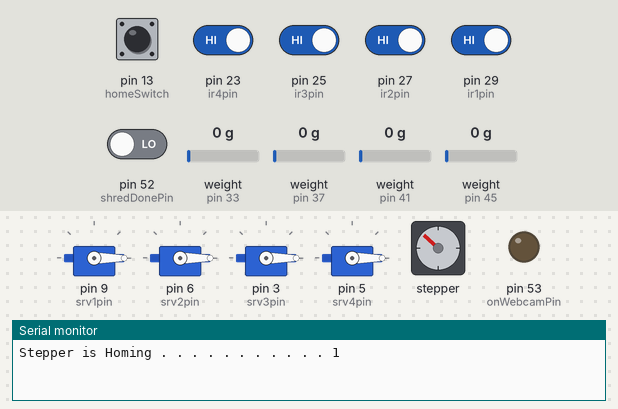
This sketch was run on a simulated Arduino Mega 2560, built with avr-gcc and run on an emulated ATmega2560. On the bench: 4 × servo, stepper motor, output pins drawn as LEDs (lit = HIGH), the last lines printed to the serial monitor. The test bench sets the inputs (shaded band); at power-on: pin 13 (homeSwitch), pin 23 (ir4pin), pin 25 (ir3pin), pin 27 (ir2pin), pin 29 (ir1pin) HIGH, pin 52 (shredDonePin) LOW, weight on the scale (sensors on pin 33, pin 37, pin 41, pin 45) 0 g. Stepper angles assume 200 steps per turn; pins used as bus, display or sensor lines are not drawn.

Above: at 0.8 s.
0.9 s: pin 13 (homeSwitch) pulled LOW for 1 s
At 3.1 s:
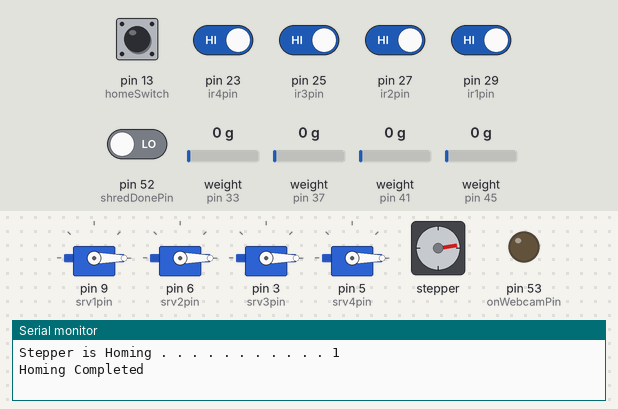
3.9 s: pin 27 (ir2pin) driven LOW
At 12.96 s:
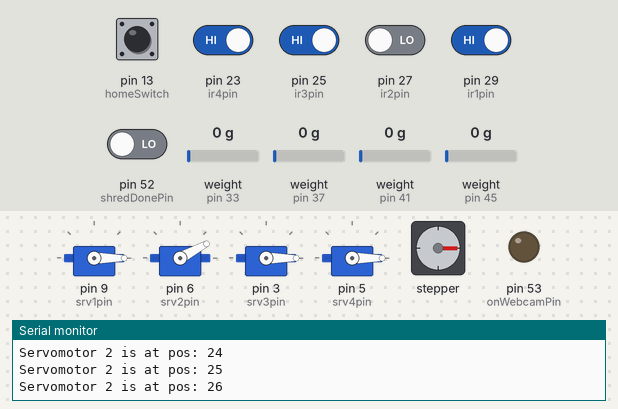
At 23.4 s:
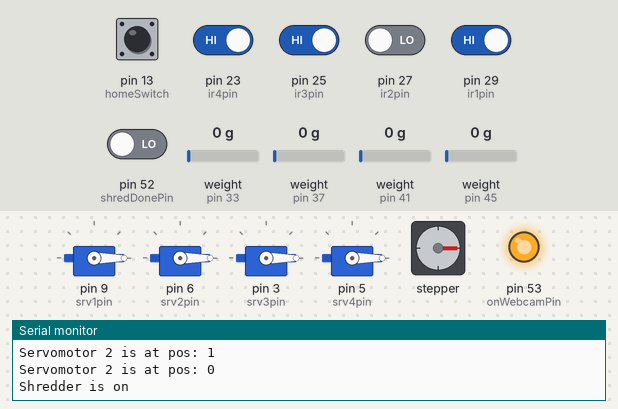
Timing chart, 0 to 58.5 s (numbered marks = the images above; inputs shaded):
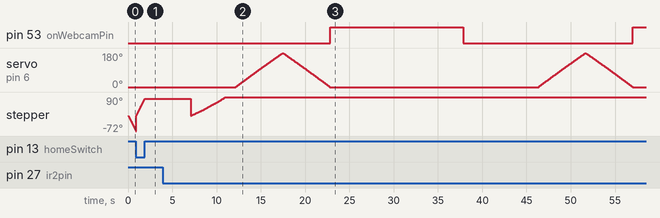

The sketch:

Storage_Shred_Collection_FSM.ino
```cpp
#include <StateMachine.h>
#include <Wire.h>
#include <Servo.h>
#include <AccelStepper.h>
#include "HX711.h"
// define servo pins
#define srv1pin 9
#define srv2pin 6
#define srv3pin 3
#define srv4pin 5
// define ir pins
#define ir1pin 29
#define ir2pin 27
#define ir3pin 25
#define ir4pin 23
//define number of lanes
#define laneNo 4
// define stepper motor controller pins
#define dirPin 11
#define stepPin 10
#define motorInterfaceType 1
#define calibration_factor4 759
#define calibration_factor3 762.40
#define calibration_factor2 773.50
#define calibration_factor1 771
#define HX711_dout_1 33
#define HX711_sck_1 35
#define HX711_dout_2 37
#define HX711_sck_2 39
#define HX711_dout_3 41
#define HX711_sck_3 43
#define HX711_dout_4 45
#define HX711_sck_4 47
#define powerPin 7
//#define sensorPin 8 // Temporary replace Webcam feedback
//pins:
#define onWebcamPin 53 //intend to change to 53
#define shredDonePin 52 //intend to change to 52
#define homeSwitch 13


//HX711 constructor (dout pin, sck pin)
HX711 scale1;
HX711 scale2;
HX711 scale3;
HX711 scale4;


AccelStepper stepper = AccelStepper(motorInterfaceType, stepPin, dirPin);
Servo s1;
Servo s2;
Servo s3;
Servo s4;

const int STATE_DELAY = 1000;
// a list of 4 elements, each containing the status of the lane according to its index
// i.e. red lane is fullStatus[0]
int fullStatus[laneNo] = {0,0,0,0};
// a list of the irPins
int irPinArray[laneNo] = {29,27,25,23};
// a list of the stepper motor initial position.
// i.e white is at pos 0
int stepperPos[laneNo] = {0,50,100,150}; // W,R,B,Y
int movingIndex;
bool isShredderOn = false;
unsigned long previousMillis = 0;
const long Interval = 1000;
int timer = 15;
// initial position for the servo
int pos = 0;
int shredderCycle = 0;
int colour;
int loadcell_current[4] = {0,0,0,0};
int loadcell_previous[4] = {0,0,0,0};
int setAllowance = 10;
String output[4] = {"Red","Blue","Yellow","White"};
long initial_homing = -1;
bool isHome = false;


// setup for state machine and its containing states.
// each state is a function with its associated state
// i.e. state 0 (S0) is a function called idleState
StateMachine machine = StateMachine();
State* S0 = machine.addState(&idleState);
State* S1 = machine.addState(&whiteLaneState);
State* S2 = machine.addState(&redLaneState);
State* S3 = machine.addState(&blueLaneState);
State* S4 = machine.addState(&yellowLaneState);
State* S5 = machine.addState(&shreddingState);
//State* S6 = machine.addState(&clearAll);e
State* S6 = machine.addState(&startWeighState);


void setup() {
  // put your setup code here, to run once:
  Serial.begin(9600);
//  Wire.begin();
  pinMode(ir1pin, INPUT_PULLUP);
  pinMode(ir2pin, INPUT_PULLUP);
  pinMode(ir3pin, INPUT_PULLUP);
  pinMode(ir4pin, INPUT_PULLUP);
  pinMode(homeSwitch, INPUT_PULLUP);
  s1.attach(srv1pin);
  s2.attach(srv2pin);
  s3.attach(srv3pin);
  s4.attach(srv4pin);
  s1.write(pos);
  s2.write(pos);
  s3.write(pos);
  s4.write(pos);

  goHome();
  setSpeed_Acc();
  // set up transition between states
  S0->addTransition(&transitionS0S1,S1); //i.e. transtion from state 0 (idleState) to state 1 (whiteLaneState)
  S0->addTransition(&transitionS0S2,S2);
  S0->addTransition(&transitionS0S3,S3);
  S0->addTransition(&transitionS0S4,S4);
  S1->addTransition(&transitionS1S5,S5);
  S2->addTransition(&transitionS2S5,S5);
  S3->addTransition(&transitionS3S5,S5);
  S4->addTransition(&transitionS4S5,S5);
//  S5->addTransition(&transitionS5S0,S0);
  S5->addTransition(&transitionS5S6,S6);
  S5->addTransition(&transitionS5S5,S5);
  S5->addTransition(&transitionS5S0,S0);
//  S6->addTransition(&transitionS6S7,S7);
  S6->addTransition(&transitionS6S0,S0);

  scale1.begin(HX711_dout_1, HX711_sck_1);
  scale2.begin(HX711_dout_2, HX711_sck_2);
  scale3.begin(HX711_dout_3, HX711_sck_3);
  scale4.begin(HX711_dout_4, HX711_sck_4);

  scale1.set_scale(calibration_factor1);
  scale1.tare();
  scale2.set_scale(calibration_factor2);
  scale2.tare();
  scale3.set_scale(calibration_factor3);
  scale3.tare();
  scale4.set_scale(calibration_factor4);
  scale4.tare();

  pinMode(powerPin, OUTPUT);
  digitalWrite(powerPin, HIGH);
//  pinMode(sensorPin, INPUT);

  pinMode(onWebcamPin, OUTPUT);
  digitalWrite(onWebcamPin, LOW);
  pinMode(shredDonePin,INPUT);

  Serial.println("Startup is complete");


}

void loop() {
  // put your main code here, to run repeatedly:
  machine.run();
  delay(STATE_DELAY);
  if (digitalRead(homeSwitch)){

  }
}

// the idle state is the initial looping state, which records the IR sensor input
void idleState(){
  Serial.println("idleState");
    for (int i=0; i<4; i++){
    Serial.println("This is ir sensor no. " + String(i));
    if (digitalRead(irPinArray[i])==LOW){
      Serial.println("check if lane no. "+ String(i) + " is full");
      int store = int(digitalRead(irPinArray[i]));
      delay(100); // might need to change to 3000 = 3seconds
      if (store == int(digitalRead(irPinArray[i]))){
        Serial.println("Lane no. "+ String(i) + " is full");
        fullStatus[i] = 1;
        Serial.println(String(fullStatus[i]));
      }else{
        fullStatus[i] = 0;
      }
    }else{
      fullStatus[i] = 0;
    }

  }
  // should I consider variety (movingIndex) or should I consider load?
  // (i.e. most common colour is always checked first
}

// transitions are Instantiated based on which one is triggered first
// beginning with the most common colour

// each transition checks which of the lane fullStatus is of value 1
bool transitionS0S2(){
  if (fullStatus[0]){
    colour = 1;
    return true;
  }
  else{
    return false;
  }
}

bool transitionS0S3(){
  if (fullStatus[1]){
    colour = 2;
    return true;
  }
  else{
    return false;
  }
}

bool transitionS0S4(){
  if (fullStatus[2]){
    colour = 3;
    return true;
  }
  else{
    return false;
  }
}

bool transitionS0S1(){
  if (fullStatus[3]){
    colour = 4;
    return true;
  }
  else{
    return false;
  }
}

// this is the state which ensures the path from storage -> shredder -> flake collection are alligned correctly based on color, in this case white
void whiteLaneState(){
  Serial.println("whiteLaneState");
  // instantiates the moveStepper function to ensure stepper moves to the correct flake collection color
  moveStepper(stepperPos[3],3);
  // servo motor moves accordingly to release items in white lane
  for (pos = 0; pos <= 180; pos+=1){
    Serial.println("Servomotor 4 is at pos: " + String(pos));
    s4.write(pos);
    delay(15);
  }
  for (pos = 180; pos >= 0; pos -=1){
    Serial.println("Servomotor 4 is at pos: " + String(pos));
    s4.write(pos);
    delay(15);
  }
}

// transtion to the shredder state. Include code here to turn on the shredder
bool transitionS1S5(){
  // add code to turn on shredder here
  Serial.println("on the shredder");
  isShredderOn = true;
  digitalWrite(powerPin, LOW);
  digitalWrite(onWebcamPin, HIGH);
  return true;
}

void redLaneState(){
  Serial.println("redLaneState");
  moveStepper(stepperPos[0],0);
  for (pos = 0; pos <= 180; pos+=1){
    Serial.println("Servomotor 1 is at pos: " + String(pos));
    s1.write(pos);
    delay(15);
  }
  for (pos = 180; pos >= 0; pos -=1){
    Serial.println("Servomotor 1 is at pos: " + String(pos));
    s1.write(pos);
    delay(15);
  }
}

bool transitionS2S5(){
  // add code to turn on shredder here
  Serial.println("Shredder is on");
  isShredderOn = true;
  digitalWrite(powerPin, LOW);
  digitalWrite(onWebcamPin, HIGH);
  return true;
}


void blueLaneState(){
  Serial.println("blueLaneState");
  moveStepper(stepperPos[1],1);
  for (pos = 0; pos <= 180; pos+=1){
    Serial.println("Servomotor 2 is at pos: " + String(pos));
    s2.write(pos);
    delay(15);
  }
  for (pos = 180; pos >= 0; pos -=1){
    Serial.println("Servomotor 2 is at pos: " + String(pos));
    s2.write(pos);
    delay(15);
  }
}

bool transitionS3S5(){
  // add code to turn on shredder here
  Serial.println("Shredder is on");
  isShredderOn = true;
  digitalWrite(powerPin, LOW);
  digitalWrite(onWebcamPin, HIGH);
  return true;
}

void yellowLaneState(){
  Serial.println("yellowLaneState");
  moveStepper(stepperPos[2],2);
  for (pos = 0; pos <= 180; pos+=1){
    Serial.println("Servomotor 3 is at pos: " + String(pos));
    s3.write(pos);
    delay(15);
  }
  for (pos = 180; pos >= 0; pos -=1){
    Serial.println("Servomotor 3 is at pos: " + String(pos));
    s3.write(pos);
    delay(15);
  }
}

bool transitionS4S5(){
  // add code to turn on shredder here
  Serial.println("Shredder is on");
  isShredderOn = true;
  digitalWrite(powerPin, LOW);
  digitalWrite(onWebcamPin, HIGH);
  return true;
}

// this is a countdown timer to ensure shredder is on for specified time
// each time it loops back, countdown timer duration should decrease
void shreddingState(){
  Serial.println("shreddingState");
  Serial.println("Current cycle is: " + String(shredderCycle));
  Serial.println("Current timer is: " + String(timer));
  // shredder should be on upon reaching this state. Now to monitor
  // and check if shredding has finished
  // for now, I replace this with a shredder_sim (aka timer)
  while (isShredderOn){
    unsigned long currentMillis = millis();
    if (currentMillis - previousMillis >= Interval){
      previousMillis = currentMillis;
      Serial.println(timer);
      Serial.println("Shredder is ongoing");
      timer--;
    }
    if (timer == 0){
    Serial.println("Shredder has ended");
    if (shredderCycle == 0){
      Serial.println("1st Shredder Cycle is done");
      timer = 10;
    }else if (shredderCycle == 1){
      Serial.println("2nd Shredder Cycle is done");
      timer = 5;
    }else if (shredderCycle == 2){
      Serial.println("3rd Shredder Cycle is done");
      timer = 2;
    }else if (shredderCycle == 3){
      Serial.println("Shredder ran 4x, smth is wrong");
    }
    break;
    }
  }
}

//bool transitionS5S0(){
//  // add code to turn off shredder here
//  Serial.println("Shredder is off");
//  isShredderOn = false;
//  return true;
//}

// check the webcam feedback, if no more waste to shred, move to next state
bool transitionS5S6(){
// if webcam feedback is LOW
// reset the cycle to zero
// reset the timer to original
// move on to next state
  if (digitalRead(shredDonePin) == LOW){
    Serial.println("No more things to shred, can turn off shredder");
    digitalWrite(powerPin, HIGH);
    digitalWrite(onWebcamPin, LOW);
    isShredderOn = false;
    timer = 15;
    shredderCycle = 0;
    return true;
  }else{
    return false;
  }
}

bool transitionS5S0(){
  if (shredderCycle >= 3){
    Serial.println("Catch Shredder error here!");
    digitalWrite(powerPin, HIGH);
    digitalWrite(onWebcamPin, LOW);
    isShredderOn = false;
    timer = 15;
    shredderCycle = 0;
    return true;
  }else{
    return false;
  }
}

// check the webcam feedback, if still have waste to shred, loop back to S5
bool transitionS5S5(){
// if webcam feedback is HIGH
// increase the cycle
// return back to previous state
  if (digitalRead(shredDonePin) == HIGH && shredderCycle < 3){
    Serial.println("Still have remaining things to shred, returning to shredder state");
    shredderCycle++;
    return true;
  }else{
    return false;
  }
}

// this state is to clear the shredder, or run any logic
// that is required to reset the shredder and prep it
// for being used again. If don't have, skip.
//void clearAll(){
//
//}

// this state is to take measurement of the weight
// obtain the input weight and send it back to the master
void startWeighState(){
  Serial.println("startWeighState");
  Serial.println("Colour is: "+String(colour));
  int index_Colour;
  float collectedWeight;
  loadcell_current[0] = round(scale1.get_units(5));
  loadcell_current[1] = round(scale2.get_units(5));
  loadcell_current[2] = round(scale3.get_units(5));
  loadcell_current[3] = round(scale4.get_units(5));
  Serial.print("Load_cell 1 output val: ");
  Serial.print(loadcell_current[0]);
  Serial.print("      Load_cell 2 output val: ");
  Serial.print(loadcell_current[1]);
  Serial.print("      Load_cell 3 output val: ");
  Serial.print(loadcell_current[2]);
  Serial.print("      Load_cell 4 output val: ");
  Serial.println(loadcell_current[3]);
  for (int i = 0; i <4; i++){
    if ((loadcell_current[i] - loadcell_previous[i]) > setAllowance){
      collectedWeight = loadcell_current[i] - loadcell_previous[i];
      if (colour == 1){
        index_Colour = 0;
      }else if (colour == 2){
        index_Colour = 1;
      }else if (colour == 3){
        index_Colour = 2;
      }else if (colour == 4){
        index_Colour = 3;
      }
      // TO BE SENT TO RPI
      Serial.println("The collected weight for loadcell " + String(i) + " is " + String(collectedWeight));
      loadcell_previous[i] = loadcell_current[i];
    }
  }
  // to read to print out loadcell_previous array
  for (int i = 0; i <4; i++){
    Serial.println("loadcell_previous index " + String(i) + " is " + String(loadcell_previous[i]));
  }
  if (collectedWeight > 0){
    Serial.println("Hello, StrShrCol,"+String(collectedWeight)+","+output[index_Colour]);
  }else{
    Serial.println("Hello, StrShrCol,0,ERROR");
  }

}

bool transitionS6S0(){
  return true;
}


// this is the function that moves the stepper accordingly.
// recieves 2 args: stepperPos[i] where i is which pos each color is currently at
// and arrayIndex as an int that indicates which coloured lane is releasing (i.e. 0 is white lane)
void moveStepper(int stepperPosIn, int arrayIndex){
  Serial.println("moveStepper has been called to pos " + String(stepperPosIn));
  const int ogStepperPos[4] = {0,50,100,150};
  if (stepperPosIn == 50 || stepperPosIn == 100){ //turn CW to position respectively
    stepper.moveTo(stepperPosIn);
    stepper.setSpeed(100);
    stepper.runToPosition();
  }else if (stepperPosIn == 150){ //turn CCW to position
    stepper.moveTo(-60);
    stepper.setSpeed(-100);
    stepper.runToPosition();
  }
  delay(1000);
  if (stepper.distanceToGo() == 0){
    stepper.setCurrentPosition(0);
    // once stepper has moved to a new position, the pos of each color is reset
    // with the current color chosen taking pos 0, the pos is shifted accordingly
    for (int i = 0; i <= 3; i++){
      if (arrayIndex > 3){
        arrayIndex = arrayIndex - 4;
      }
      stepperPos[arrayIndex] = ogStepperPos[i];
      Serial.println("At " + String(arrayIndex) + " pos has been changed to: " + String(ogStepperPos[i]));
      arrayIndex++;
    }
  }
}


// for taring all 4 load cell without delay
//void tare_4x(){
//  if(Serial.available() > 0){
//    char inByte = Serial.read();
//    if(inByte == 't'){
//      LoadCell_1.tareNoDelay();
//      LoadCell_2.tareNoDelay();
//      LoadCell_3.tareNoDelay();
//      LoadCell_4.tareNoDelay();
//    }
//  }
//  if(LoadCell_1.getTareStatus() == true){
//    Serial.println("Tare load cell 1 complete");
//  }
//  if(LoadCell_2.getTareStatus() == true){
//    Serial.println("Tare load cell 2 complete");
//  }
//  if(LoadCell_3.getTareStatus() == true){
//    Serial.println("Tare load cell 3 complete");
//  }
//  if(LoadCell_4.getTareStatus() == true){
//    Serial.println("Tare load cell 4 complete");
//  }
//}

void goHome(){
  stepper.setMaxSpeed(50.0);      // Set Max Speed of Stepper (Slower to get better accuracy)
  stepper.setAcceleration(50.0);  // Set Acceleration of Stepper
  Serial.print("Stepper is Homing . . . . . . . . . . . ");
  Serial.println(digitalRead(homeSwitch));
  while (digitalRead(homeSwitch)) {  // Make the Stepper move CCW until the switch is activated
    stepper.moveTo(initial_homing);  // Set the position to move to
    initial_homing--;  // Decrease by 1 for next move if needed
    stepper.run();  // Start moving the stepper
    delay(5);
  }

  stepper.setCurrentPosition(0);  // Set the current position as zero for now
  stepper.setMaxSpeed(50.0);      // Set Max Speed of Stepper (Slower to get better accuracy)
  stepper.setAcceleration(50.0);  // Set Acceleration of Stepper
  initial_homing = 1;

  while (!digitalRead(homeSwitch)) { // Make the Stepper move CW until the switch is deactivated
    stepper.moveTo(initial_homing);
    stepper.run();
    initial_homing++;
    delay(5);
  }
  stepper.setCurrentPosition(0);
  Serial.println("Homing Completed");
  Serial.println("");
  isHome = true;
}

void setSpeed_Acc(){
  stepper.setMaxSpeed(100.0);      // Set Max Speed of Stepper (Slower to get better accuracy)
  stepper.setAcceleration(100.0);  // Set Acceleration of Stepper
}
```
